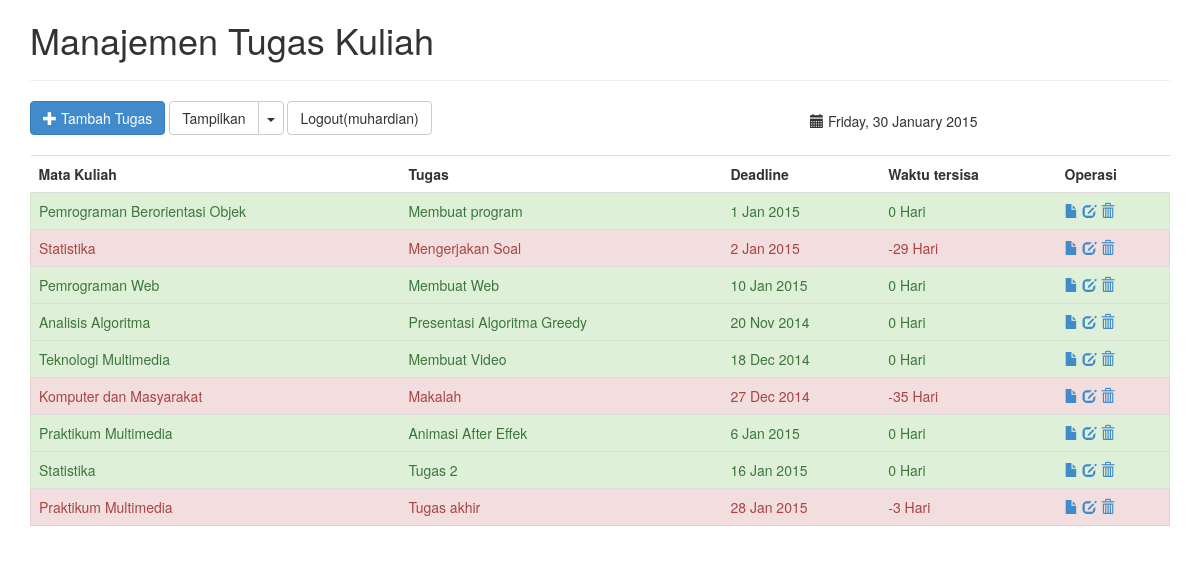
Screenshot of /index.php (signed in) with the database file from the repository.
### tables this page shows
CREATE TABLE IF NOT EXISTS `tugas` (
`id` int(5) NOT NULL,
  `matakul` varchar(32) DEFAULT NULL,
  `judul` varchar(64) DEFAULT NULL,
  `deskripsi` text,
  `jenis` int(2) DEFAULT '1' COMMENT '1 = individu, 2 = kelompok',
  `deadline` date DEFAULT NULL,
  `selesai` int(2) DEFAULT '0' COMMENT '0 = belum selesai, 1 = selesai'
);

### tampil.php (the view, shortened to what this page needs)
<?php
$query = mysqli_query($koneksi, "SELECT * FROM tugas;") or die("<b>Error: </b>" . mysqli_error($koneksi));
while($tugas=mysqli_fetch_array($query)){
	$sekarang = time();
    $deadline = strtotime($tugas['deadline']);
    $beda = $deadline - $sekarang;
    $sisa_hari = floor($beda/(60*60*24));
	if(($sisa_hari <= 0) && ($tugas['selesai'] == 0)){
		$bg = "alert alert-danger";
	} elseif ($tugas['selesai'] == 1) {
		$bg = "alert alert-success";
		if($sisa_hari < 0) $sisa_hari = 0;
	} elseif($sisa_hari == 1){
		$bg = "alert alert-warning";
	} else {
		$bg = "";
	}
	echo "<tr class='$bg'>";
	echo "<td>".$tugas['matakul']."</td>";
	echo "<td>".$tugas['judul']."</td>";
	echo "<td>".date("j M Y", strtotime($tugas['deadline']))."</td>";
	echo "<td>$sisa_hari Hari</td>";
	echo "<td>
		<a href='detail.php?id=".$tugas['id']."' class='glyphicon glyphicon-file' title='Lihat Detail'></a>
		<a href='edit.php?id=".$tugas['id']."' class='glyphicon glyphicon-edit' title='Edit'></a>
		<a href='hapus.php?id=".$tugas['id']."' class='glyphicon glyphicon-trash' title='Hapus'></a>
		</td>";
	echo "</tr>";
}
?>

### index.php (shortened to what this page needs)
<?php
	include("konek.php");
?>
<!DOCTYPE html>
<html lang="id">
<head>
	<link href='aset/css/bootstrap.css' rel='stylesheet' type='text/css' />
</head>
<body>
<div class="container">
	<header>
	<h1>Manajemen Tugas Kuliah</h1>
	<hr>
	</header>
	<div class="row">
		<div class="col-md-8">
			<nav>
			<a href='#tambah' class='btn btn-primary' data-toggle="modal" data-target="#tambah"><span class='glyphicon glyphicon-plus'></span> Tambah Tugas</a>
			<div class="btn-group">
			<button type="button" class="btn btn-default">Tampilkan</button>
			<button type="button" class="btn btn-default dropdown-toggle" data-toggle="dropdown">
			<span class="caret"></span>
			</button>
			</div>
			<div class="btn-group">
			<a class="btn btn-default" href="logout.php">Logout(<?php echo $_SESSION['login'] ?>)</a>
			</div>
			</nav>
		</div>
		<div class="col-md-4" style="padding-top: 10px">
		<b class="glyphicon glyphicon-calendar"></b> <?php echo date("l, j F Y"); ?>
		</div>
	</div>
	<br>
	<div class="row">
		<div class="col-md-12">
			<table class="table table-hover">
			<tr><th>Mata Kuliah</th><th>Tugas</th><th>Deadline</th><th>Waktu tersisa</th><th>Operasi</th></tr>
			<?php include("tampil.php"); ?>
			</table>
		</div>
	</div>
	<div class="row">
		<div class="col-md-12">
		</div>
	</div>
</div>
</body>
</html>

### rows the page displays
tugas: matakul "Pemrograman Berorientasi Objek", judul "Membuat program", deadline "1 Jan 2015", deadline "0"
tugas: matakul "Statistika", judul "Mengerjakan Soal", deadline "2 Jan 2015", deadline "-29"
tugas: matakul "Pemrograman Web", judul "Membuat Web", deadline "10 Jan 2015", deadline "0"
tugas: matakul "Analisis Algoritma", judul "Presentasi Algoritma Greedy", deadline "20 Nov 2014", deadline "0"
tugas: matakul "Teknologi Multimedia", judul "Membuat Video", deadline "18 Dec 2014", deadline "0"
tugas: matakul "Komputer dan Masyarakat", judul "Makalah", deadline "27 Dec 2014", deadline "-35"
tugas: matakul "Praktikum Multimedia", judul "Animasi After Effek", deadline "6 Jan 2015", deadline "0"
tugas: matakul "Statistika", judul "Tugas 2", deadline "16 Jan 2015", deadline "0"
tugas: matakul "Praktikum Multimedia", judul "Tugas akhir", deadline "28 Jan 2015", deadline "-3"

### other values shown
$_SESSION['login'] "muhardian"
